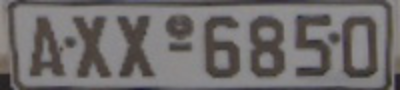
#> input picture thresholding/license_plate.png, 400 x 90 px
$ python adaptive_thresholding.py --image license_plate.png   (older library calls are emulated)
#> lines starting #> are read from the running program, lines starting #| are printed output that depends on the picture; after the words box and inside, x2 and y2 are one past the last pixel; in counts of white or black regions, pixels touching at a corner belong together
# USAGE
# python adaptive_thresholding.py --image license_plate.png

# import the necessary packages
from skimage.filter import threshold_adaptive
import argparse
import cv2

# construct the argument parser and parse the arguments
ap = argparse.ArgumentParser()
ap.add_argument("-i", "--image", required=True, help="Path to the image")
args = vars(ap.parse_args())

# load the image, convert it to grayscale, and blur it slightly
image = cv2.imread(args["image"])
#> image is the input picture: shape (90, 400, 3); mean B, G, R 107.6, 107.8, 111.5
image = cv2.cvtColor(image, cv2.COLOR_BGR2GRAY)
#> image: shape (90, 400)
blurred = cv2.GaussianBlur(image, (5, 5), 0)
cv2.imshow("Image", image)

# instead of manually specifying the threshold value, we can use adaptive
# thresholding to examine neighborhoods of pixels and adaptively threshold
# each neighborhood -- in this example, we'll calculate the mean value
# of the neighborhood area of 25 pixels and threshold based on that value;
# finally, our constant C is subtracted from the mean calculation (in this
# case 15)
thresh = cv2.adaptiveThreshold(blurred, 255,
	cv2.ADAPTIVE_THRESH_MEAN_C, cv2.THRESH_BINARY_INV, 25, 15)
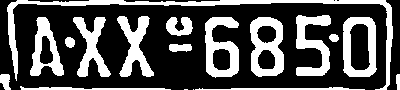
#> thresh: shape (90, 400); 31.8% white; 18 white regions (2 under 20 px), largest, box (x1, y1, x2, y2) and area: (7, 0, 393, 90) 2368, (250, 17, 284, 77) 1235, (205, 17, 239, 78) 1177
cv2.imshow("OpenCV Mean Thresh", thresh)

# personally, I prefer the scikit-image adaptive thresholding, it just
# feels a lot more "Pythonic"
thresh = threshold_adaptive(blurred, 30, offset=5).astype("uint8") * 255
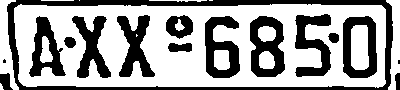
#> thresh: shape (90, 400); 62.6% white; 16 black regions (2 under 20 px), largest, box (x1, y1, x2, y2) and area: (7, 0, 393, 90) 4052, (250, 16, 285, 77) 1337, (205, 16, 240, 78) 1268
thresh = cv2.bitwise_not(thresh)
cv2.imshow("scikit-image Mean Thresh", thresh)
cv2.waitKey(0)
